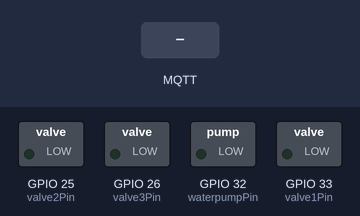
This sketch was run on a simulated ESP32. Shown: switched loads named in the sketch (green lamp = pin HIGH). The test bench sets the inputs (shaded band). WiFi joins after 1.5 s; servers stay silent unless stated; no MQTT or app messages arrive unless stated; not simulated (calls return 0 or success): credentials.h; what the sketch prints to the serial monitor is not drawn.

Above: at 3.7 s.
3.8 s: MQTT message "1" arrives on the first subscribed topic
At 4.8 s:
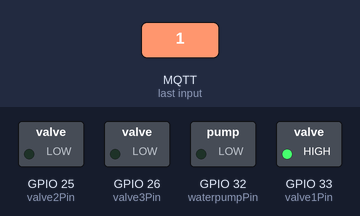
5.3 s: MQTT message "1" arrives on the second subscribed topic
At 6.0 s:
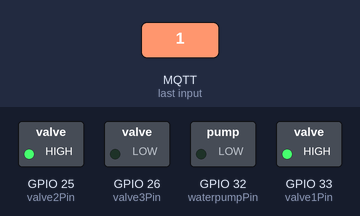
6.8 s: MQTT message "0" arrives on the first subscribed topic
At 7.1 s:
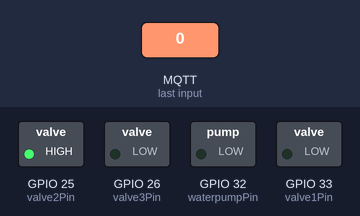
8.3 s: MQTT message "1" arrives on the third subscribed topic
At 9.4 s:
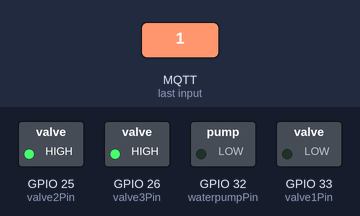
9.8 s: MQTT message "0" arrives on the second subscribed topic
At 10.6 s:
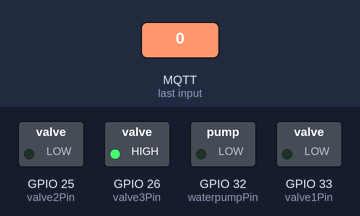
11.3 s: MQTT message "0" arrives on the third subscribed topic
At 11.7 s:
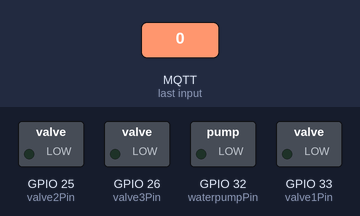
Timing chart, 0 to 13.8 s (numbered marks = the images above; inputs shaded):
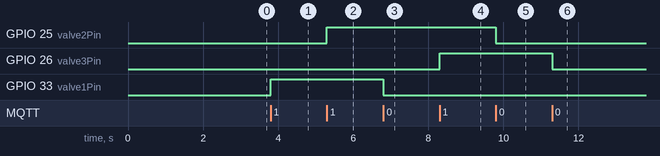

Measured:
- after the input at 3.8 s, GPIO 33 (valve1Pin): LOW → HIGH at once
- after the input at 5.3 s, GPIO 25 (valve2Pin): LOW → HIGH at once
- after the input at 6.8 s, GPIO 33 (valve1Pin): HIGH → LOW at once
- after the input at 8.3 s, GPIO 26 (valve3Pin): LOW → HIGH at once
- after the input at 9.8 s, GPIO 25 (valve2Pin): HIGH → LOW at once
- after the input at 11.3 s, GPIO 26 (valve3Pin): HIGH → LOW at once

The sketch:

watering-system.ino
```cpp
// ESP32 I2C Scanner
// Based on code of Nick Gammon  http://www.gammon.com.au/forum/?id=10896
// ESP32 DevKit - Arduino IDE 1.8.5
// Device tested PCF8574 - Use pullup resistors 3K3 ohms !
// PCF8574 Default Freq 100 KHz

#include "credentials.h"

#include <Wire.h>
#include <Adafruit_BMP085.h>
#include <PubSubClient.h>
#include <ArduinoJson.h>

Adafruit_BMP085 bmp;

//OTA includes
#include <ESPmDNS.h>
#include <WiFiUdp.h>
#include <ArduinoOTA.h>

#include <WiFi.h>
#include <WiFiClientSecure.h>

#include <SPI.h>

#include <TimeLib.h>


#define mphal_i2c_wait_a() os_delay_us(20)
#define mphal_i2c_wait_b() os_delay_us(10)


int trigPin = 5;            // HC-SR04 trigger pin
int echoPin = 4;            // HC-SR04 echo pin
float duration, distance;

const char* ssid = WIFI_SSID;
const char* password = WIFI_PASSWD;

const char* mqtt_server = "10.1.1.22";

const int waterpumpPin = 32;
const int valve1Pin = 33;
const int valve2Pin = 25;
const int valve3Pin = 26;

WiFiClient espClient;
PubSubClient client(espClient);

long lastMsg = 0;
char msg[50];
int value = 0;

float temperature = 0;
float pressure = 0;
float humidity = 0;
float moisture = 0;
float tanklevel = 0;

char data[120];
StaticJsonBuffer<512> jsonBuffer;


void setup() {
  Serial.begin(115200);
  // default settings
  // (you can also pass in a Wire library object like &Wire2)
  //status = bme.begin();

  pinMode(waterpumpPin, OUTPUT);
  pinMode(valve1Pin, OUTPUT);
  pinMode(valve2Pin, OUTPUT);
  pinMode(valve3Pin, OUTPUT);
  pinMode(trigPin, OUTPUT); // define trigger pin as output
  Wire.begin (21, 22);   // sda= GPIO_21 /scl= GPIO_22
  if (!bmp.begin()) {
  Serial.println("Could not find a valid BMP085 sensor, check wiring!");
  while (1) {}
  }

  digitalWrite(valve1Pin, LOW);
  digitalWrite(waterpumpPin, LOW);
  digitalWrite(valve2Pin, LOW);
  digitalWrite(valve3Pin, LOW);

  setup_wifi();


  client.setServer(mqtt_server, 1883);
  client.setCallback(callback);

  delay(1000);

}


void setup_wifi() {
  delay(10);
  // We start by connecting to a WiFi network
  Serial.println();
  Serial.print("Connecting to ");
  Serial.println(ssid);
  WiFi.mode(WIFI_STA);
  WiFi.begin(ssid, password);

  while (WiFi.status() != WL_CONNECTED) {
    delay(500);
    Serial.print(".");
  }
    ArduinoOTA
    .onStart([]() {
      String type;
      if (ArduinoOTA.getCommand() == U_FLASH)
        type = "sketch";
      else // U_SPIFFS
        type = "filesystem";

      // NOTE: if updating SPIFFS this would be the place to unmount SPIFFS using SPIFFS.end()
      Serial.println("Start updating " + type);
    })
    .onEnd([]() {
      Serial.println("\nEnd");
    })
    .onProgress([](unsigned int progress, unsigned int total) {
      Serial.printf("Progress: %u%%\r", (progress / (total / 100)));
    })
    .onError([](ota_error_t error) {
      Serial.printf("Error[%u]: ", error);
      if (error == OTA_AUTH_ERROR) Serial.println("Auth Failed");
      else if (error == OTA_BEGIN_ERROR) Serial.println("Begin Failed");
      else if (error == OTA_CONNECT_ERROR) Serial.println("Connect Failed");
      else if (error == OTA_RECEIVE_ERROR) Serial.println("Receive Failed");
      else if (error == OTA_END_ERROR) Serial.println("End Failed");
    });

  ArduinoOTA.begin();

}

void callback(char* topic, byte* payload, unsigned int length) {

    if(strcmp(topic, "esp32/garden/valve1") == 0)
  {
            if (payload[0] == '1')
        {
           digitalWrite(valve1Pin, HIGH);
           client.publish("esp32/garden/valve1/state", "on");
        }
        //turn the light off if the payload is '0' and publish to the MQTT server a confirmation message
        else if (payload[0] == '0')
        {
           digitalWrite(valve1Pin, LOW);
           client.publish("esp32/garden/valve1/state", "off");
        }
  }
  else if(strcmp(topic, "esp32/garden/waterpump") == 0)
  {
            if (payload[0] == '1')
        {
           digitalWrite(waterpumpPin, HIGH);
           client.publish("esp32/garden/waterpump/state", "on");
        }
        //turn the light off if the payload is '0' and publish to the MQTT server a confirmation message
        else if (payload[0] == '0')
        {
           digitalWrite(waterpumpPin, LOW);
           client.publish("esp32/garden/waterpump/state", "off");
        }
  }
  else if(strcmp(topic, "esp32/garden/valve2") == 0)
  {
            if (payload[0] == '1')
        {
           digitalWrite(valve2Pin, HIGH);
           client.publish("esp32/garden/valve2", "Valve On");
        }
        //turn the light off if the payload is '0' and publish to the MQTT server a confirmation message
        else if (payload[0] == '0')
        {
           digitalWrite(valve2Pin, LOW);
           client.publish("esp32/garden/valve2", "Valve Off");
        }
  }
    else if(strcmp(topic, "esp32/garden/valve3") == 0)
  {
            if (payload[0] == '1')
        {
           digitalWrite(valve3Pin, HIGH);
           client.publish("esp32/garden/valve3", "Valve On");
        }
        //turn the light off if the payload is '0' and publish to the MQTT server a confirmation message
        else if (payload[0] == '0')
        {
           digitalWrite(valve3Pin, LOW);
           client.publish("esp32/garden/valve3", "Valve Off");
        }
  }
}


void reconnect() {
  // Loop until we're reconnected
  while (!client.connected()) {
    Serial.print("Attempting MQTT connection...");
    // Attempt to connect
    if (client.connect("ESP32Client1",MQTT_USER,MQTT_PASSWD)) { //make the name unique on your mqtt server
      Serial.println("connected");
      // Subscribe
      client.subscribe("esp32/garden/valve1");
      client.subscribe("esp32/garden/valve2");
      client.subscribe("esp32/garden/valve3");
      client.subscribe("esp32/garden/waterpump");
    } else {
      Serial.print("failed, rc=");
      Serial.print(client.state());
      Serial.println(" try again in 5 seconds");
      // Wait 5 seconds before retrying
      delay(5000);
    }
  }
}


void loop() {
  if (!client.connected()) {
    reconnect();
  }
  client.loop();

  ArduinoOTA.handle();

  long now = millis();
  if (now - lastMsg > 600000) {
    lastMsg = now;

    // Temperature in Celsius
    temperature = bmp.readTemperature();
    // Uncomment the next line to set temperature in Fahrenheit
    // (and comment the previous temperature line)
    //temperature = 1.8 * bme.readTemperature() + 32; // Temperature in Fahrenheit

    if (temperature < 50) {

      // Convert the value to a char array
      char tempString[8];
      dtostrf(temperature, 1, 2, tempString);

      Serial.print("Temperature = ");
      Serial.print(tempString);
      client.publish("esp32/garden/temp", tempString);
      Serial.println(" *C");
    }
    pressure = bmp.readPressure();

    if (pressure < 120000) {

      // Convert the value to a char array
      char preString[8];
      dtostrf(pressure, 6, 0, preString);
      Serial.print("Pressure = ");
      Serial.println(preString);
      client.publish("esp32/garden/pressure", preString);
    }

    Serial.println("");
    digitalWrite(echoPin, LOW);   // set the echo pin LOW
    digitalWrite(trigPin, LOW);   // set the trigger pin LOW
    delayMicroseconds(2);
    digitalWrite(trigPin, HIGH);  // set the trigger pin HIGH for 10μs
    delayMicroseconds(10);
    digitalWrite(trigPin, LOW);
    duration = pulseIn(echoPin, HIGH);  // measure the echo time (μs)
    distance = (duration/2.0)*0.0343;   // convert echo time to distance (cm)
    if(distance>400 || distance<2) Serial.println("Out of range");
    else
    {
      Serial.print("Distance: ");
      Serial.print(distance, 1); Serial.println(" cm");
      // Convert the value to a char array
      char tanString[8];
      char tanLitresString[8];
      int tankPer = 100 - (distance / 88 * 100);
      int tankLitres = 1000 - (distance / 88 * 1000);
      //dtostrf(distance, 4, 0, tanString);
      dtostrf(tankPer, 4, 0, tanString);
      dtostrf(tankLitres, 4, 0, tanLitresString);
      client.publish("esp32/garden/tanklevel", tanString);
      client.publish("esp32/garden/tanklitres", tanLitresString);
    }
  }
}
```
